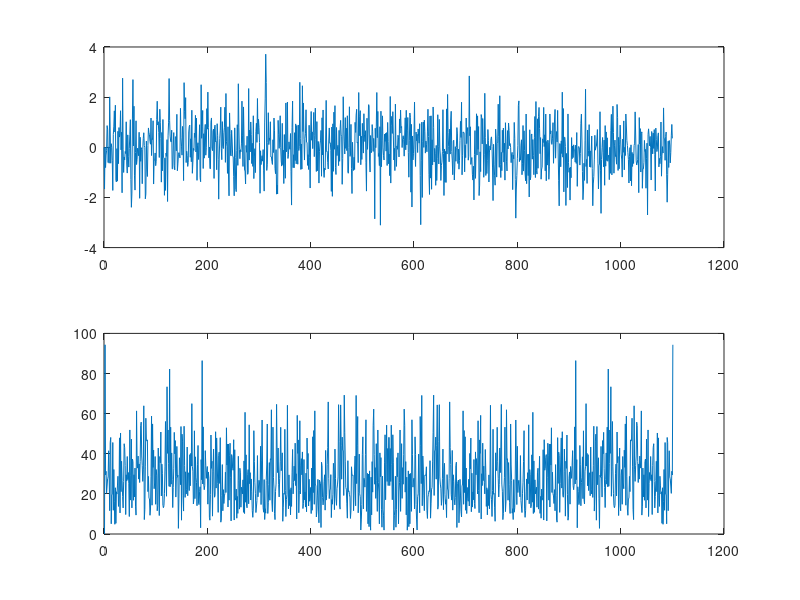

MATLAB code for this plot:
clear all;
clc
close all;
Fs = 1;
T = 11;
t = 0:Fs:(T*100);
L = length(t);
Noize  = randn(size(t));
S = 2* sin(2*pi*t);
X = S + Noize;

[maxVal,indexMax] = max(abs(fft(X - mean(X))));
disp(maxVal);
disp(indexMax);


freqM1 = (indexMax - 1) * Fs / (L - 1);
freqM2 = (indexMax - 1) * Fs / (L - 0);

numbCyc1 = freqM1 * T;
numbCyc2 = freqM1 * T;

subplot(2,1,1);
plot(t, X);
subplot(2,1,2);
plot(abs(fft(X - mean(X))));
